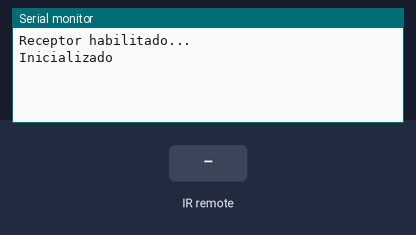
A sketch run on a simulated Arduino Uno, built with avr-gcc and run on an emulated ATmega328P. On the bench: the last lines printed to the serial monitor. The test bench sets the inputs (shaded band).

Above: at 1.2 s.
1.3 s: infrared code 0xFFA25D received
At 1.8 s:
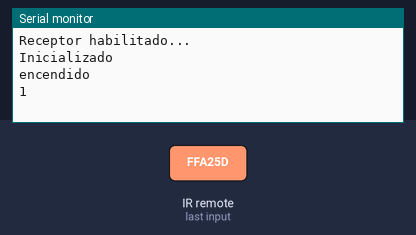
2.8 s: infrared code 0xFF02FD received
At 3.7 s:
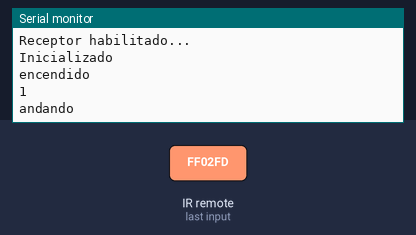
4.3 s: infrared code 0xFFFFFFFF received
At 4.8 s:
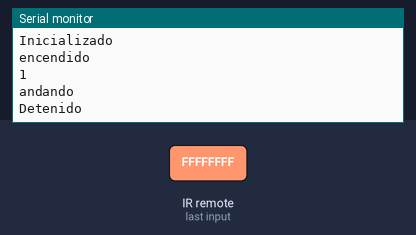
5.8 s: infrared code 0xFF629D received
At 7.0 s:
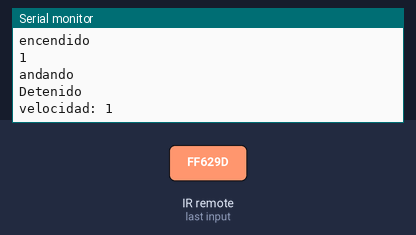
7.3 s: infrared code 0xFFC23D received
At 8.3 s:
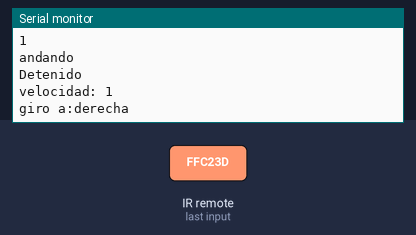
8.8 s: infrared code 0xFF22DD received
At 9.5 s:
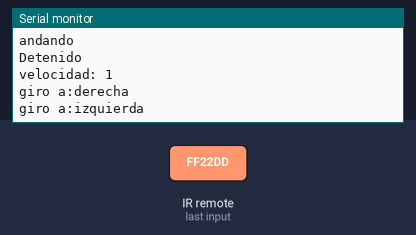

The sketch:

PruebaCarroTexto.ino
```cpp
#include <IRremote.h>

const int pinRec = 13;
const int pinVel = 1;
const int M1Izq = 3;	//avanzar		derecha
const int M1Der = 4;	//retroceder
const int M2Izq = 5;	//avanzar		izquierda
const int M2Der = 6;	//retroceder
const int pinBocina = 7;


IRrecv receptor(pinRec);
decode_results resultados;
unsigned long valorPrev;

bool encendido = false;
bool marcha = false;
bool reversa = false;
int vel=0;
int velocidades[4] = {141, 179, 217, 255};

void setup(){
	Serial.begin(9600);
	receptor.enableIRIn();
	Serial.println("Receptor habilitado...");
	Serial.println("Inicializado");
	/*digitalWrite(M1Izq,LOW);
	digitalWrite(M1Der,LOW);
	digitalWrite(M2Izq,LOW);
	digitalWrite(M2Der,LOW);*/
}

void encender(){
	Serial.println("encendido");
	/*if(encendido){
		digitalWrite(M1Izq,LOW);
		digitalWrite(M1Der,LOW);
		digitalWrite(M2Izq,LOW);
		digitalWrite(M2Der,LOW);
	}
	analogWrite(pinVel, velocidades[0]);*/
	encendido = !encendido;
  Serial.println(encendido);
}

void arrancar(){
	if(encendido){
		if(marcha){
			/*digitalWrite(M1Izq,LOW);
			digitalWrite(M1Der,LOW);
			digitalWrite(M2Izq,LOW);
			digitalWrite(M2Der,LOW);*/
			Serial.println("Detenido");
			marcha = false;
		}else if(!reversa){
			/*
			digitalWrite(M1Izq,HIGH);
			digitalWrite(M1Der,LOW);
			digitalWrite(M2Izq,HIGH);
			digitalWrite(M2Der,LOW);*/
			Serial.println("andando");
			marcha = true;
		}else if(reversa){
			/*digitalWrite(M1Izq,LOW);
			digitalWrite(M1Der,HIGH);
			digitalWrite(M2Izq,LOW);
			digitalWrite(M2Der,HIGH);*/
			Serial.println("andando de reversa");
			marcha = true;
		}
	}
}

void subirVel(){
	if(encendido & vel<3){
		vel++;
	}
	//analogWrite(pinVel, velocidades[vel]);
  Serial.print("velocidad: ");
  Serial.println(vel);
 }

void bajarVel(){
	if(encendido & vel!=0){
		vel--;
	}
	//analogWrite(pinVel, velocidades[vel]);
	Serial.print("velocidad: ");
	Serial.println(vel);
}

void girar(bool dir){ //0 derecha | 1 izquierda
	if(encendido){
		if(!reversa){
			/*digitalWrite(M1Izq, !dir);
			digitalWrite(M2Izq, dir);*/
			Serial.print("giro a:");
		}else if(reversa){
			/*digitalWrite(M1Der, dir);
			digitalWrite(M2Der, !dir);*/
			Serial.print("giro de reversa a:");
		}
    if(dir){
        Serial.println("izquierda");
      }else{
        Serial.println("derecha");
      }
		delay(100);
		receptor.resume();
		if (receptor.decode(&resultados))
		{
			if (resultados.value==valorPrev || resultados.value==0xFFFFFFFF)
			{
				girar(dir);
			}else{
				if(!reversa){
					/*digitalWrite(M1Izq, HIGH);
					digitalWrite(M2Izq, HIGH);*/
					Serial.println("dejo de girar");
				}else if(reversa){
					/*digitalWrite(M1Der, HIGH);
					digitalWrite(M2Der, HIGH);*/
					Serial.println("dejo de girar y retrocedio");
				}
				loop();
			}
		}

	}
}

void cambiarSentido(bool dir){ //0 adelante | 1 atras
	if (encendido){/*
		digitalWrite(M1Der, dir);
		digitalWrite(M1Izq, !dir);
		digitalWrite(M2Der, dir);
		digitalWrite(M2Izq, !dir);*/
		reversa = dir;
		if (reversa){
			Serial.println("Reversa");
		}else{
			Serial.println("andando");
		}
	}
}

void loop(){
	if(receptor.decode(&resultados)){
		if(resultados.value == 0XFFFFFFFF){
			resultados.value = valorPrev;
		}
		valorPrev = resultados.value;
		switch(resultados.value){
			case 0xFFA25D: //Power
				encender();
				break;
			case 0xFF02FD: //Play
				arrancar();
				break;
			case 0xFF629D: //Vol+
				subirVel();
				break;
			case 0xFFA857: //Vol-
				bajarVel();
				break;
			case 0XFFC23D: //Next
				girar(0);
				break;
			case 0xFF22DD: //Prev
				girar(1);
				break;
			case 0xFF906F: //Up
				cambiarSentido(0);
				break;
			case 0xFFE01F: //Down
				cambiarSentido(1);
				break;
			case 0xFFE21D: //Func
				//pitar();
				break;
			default:
				break;
		}
   delay(500);
		receptor.resume();
	}
}
```

Measured:
- after the input at 1.3 s, the serial monitor: prints a new line at once (image 1)
- after the input at 2.8 s, the serial monitor: prints a new line at once (image 2)
- after the input at 4.3 s, the serial monitor: prints a new line at once (image 3)
- after the input at 5.8 s, the serial monitor: prints a new line at once (image 4)
- after the input at 7.3 s, the serial monitor: prints a new line at once (image 5)
- after the input at 8.8 s, the serial monitor: prints a new line at once (image 6)
